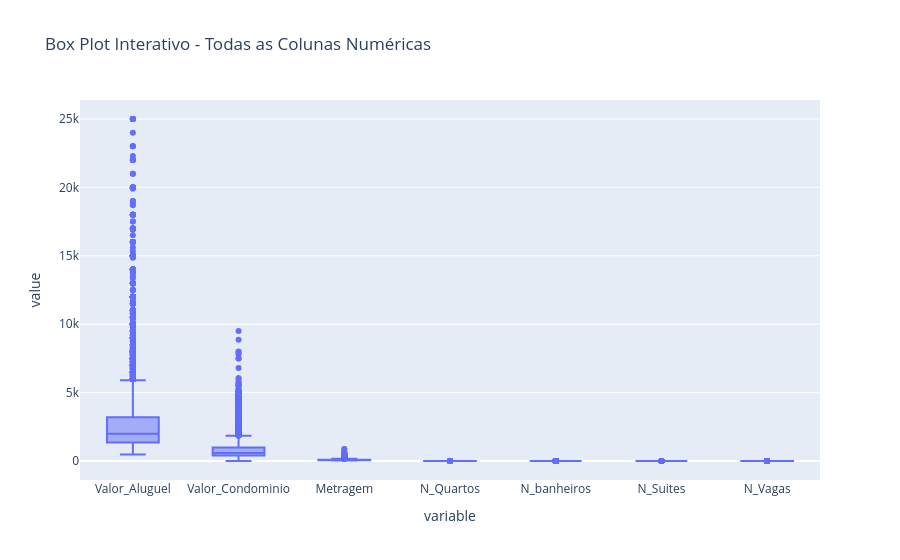

Notebook cell for this chart:
### Markdown cell above
# 2 - Realize a segunda etapa de pré processamento dos dados.

A) Utilize a função describe para identificarmos outliers e verificarmos a distribuição dos dados.


B) Caso note uma variável que te pareça conter outliers realiza a análise e tratamento desses dados, justificando a escolha do método utilizado.

C) Realize a análise bivariada dos dados. Faça uso de pelo menos 3 gráficos e traga insights acerca do analisado.

### Code cell
print(df.describe())

fig = px.box(
    df,
    y=df.select_dtypes(include=["number"]).columns,
    title="Box Plot Interativo - Todas as Colunas Numéricas",
    points="outliers",
)
fig.show()

### Figure 1 — Plotly figure (JSON) as saved in the notebook; plotly's stock layout.template omitted (floating-point values rounded to 4 significant figures; data arrays with more than 128 entries replaced by an {"elided": "..."} marker saying what was removed)
{"data": [{"alignmentgroup": "True", "boxpoints": "outliers", "hovertemplate": "variable=%{x}<br>value=%{y}<extra></extra>", "legendgroup": "", "marker": {"color": "#636efa"}, "name": "", "notched": false, "offsetgroup": "", "orientation": "v", "showlegend": false, "type": "box", "x": {"elided": "50421 str values"}, "x0": " ", "xaxis": "x", "y": {"elided": "50421 int values"}, "y0": " ", "yaxis": "y"}], "layout": {"boxmode": "group", "legend": {"tracegroupgap": 0}, "title": {"text": "Box Plot Interativo - Todas as Colunas Numéricas"}, "xaxis": {"anchor": "y", "domain": [0, 1], "title": {"text": "variable"}}, "yaxis": {"anchor": "x", "domain": [0, 1], "title": {"text": "value"}}}}
